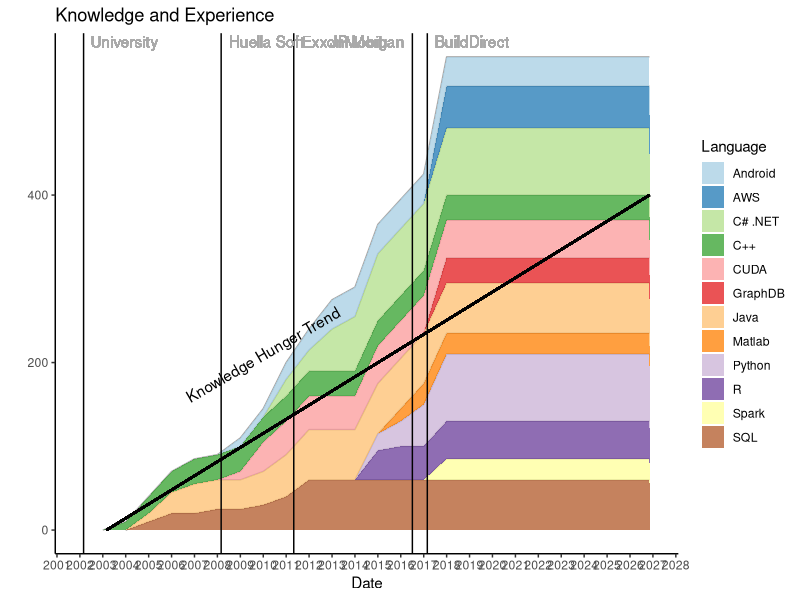

Generate this figure with R:
library(ggplot2)
library(dplyr)
library(lubridate)

#Load Knowledge data
languages <- read.csv("KnowledgeSum.csv")
work_exp <- read.csv("WorkExperience.csv")

#Fill up info to today's date
maxknow <- cbind(lapply(split(languages, languages$language), function(x) max(x$knowledge)))
update <- data.frame(paste(day(today()),month(today()),year(today()),sep = "-"),rownames(maxknow),maxknow)
names(update) <- names(languages)
#Merge data
languages <- merge(languages, update, all=TRUE)
languages <- arrange(languages, date)

#Plot cummulative knowledge chart
p <- ggplot(languages,aes(x=dmy(date), y=as.numeric(knowledge), fill=language, group=language)) + 
    geom_line(position="stack", colour='darkgrey') + 
    geom_area(alpha=.75) +
    labs(x = "Date", y = "", title = "Knowledge and Experience") + 
    scale_fill_brewer(type="seq", palette= "Paired", name = "Language") +
    scale_x_date(date_breaks = "1 year", date_labels =  "%Y")  +
    theme_classic() +
    
#Plot university / work references
    geom_vline(xintercept = as.numeric(mdy(work_exp$startdate))) +
    geom_text(aes(mdy(work_exp$startdate[[1]]), Inf, label = work_exp$name[[1]], hjust=-0.1, vjust=1.2), color="darkgrey") +
    geom_text(aes(mdy(work_exp$startdate[[2]]), Inf, label = work_exp$name[[2]], hjust=-0.1, vjust=1.2), color="darkgrey") +
    geom_text(aes(mdy(work_exp$startdate[[3]]), Inf, label = work_exp$name[[3]], hjust=-0.1, vjust=1.2), color="darkgrey") +
    geom_text(aes(mdy(work_exp$startdate[[4]]), Inf, label = work_exp$name[[4]], hjust=1.1, vjust=1.2), color="darkgrey") +
    geom_text(aes(mdy(work_exp$startdate[[5]]), Inf, label = work_exp$name[[5]], hjust=-0.1, vjust=1.2), color="darkgrey") +
    
#Knowledge Hunger Line
    geom_segment(aes(x=dmy("01-03-2003"),xend=ymd(today()),y=0,yend=400),size=.75) +
    annotate("text", x=dmy("01-01-2010"), y=210, label="Knowledge Hunger Trend", color="black",angle = 30)

p
